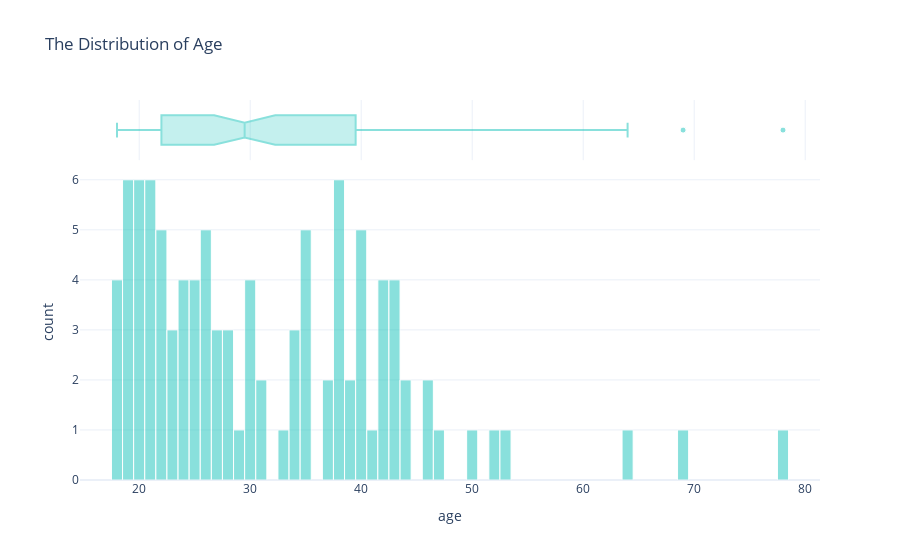

Notebook code for this chart:
### Code cell
age_distribution = df_customer[["customer_id", "age"]].groupby("customer_id").agg("mean")["age"]
age_distribution = age_distribution.to_frame()

fig = px.histogram(age_distribution, x = "age", nbins = 100, marginal = "box", 
                   template = "plotly_white",
                   title = "The Distribution of Age")

fig.update_traces(marker_color = '#15C3BA', marker_line_color = 'white', 
                  marker_line_width = 1, opacity = 0.5)

fig.show()

### Figure 1 — Plotly figure (JSON) as saved in the notebook; plotly's stock layout.template omitted (floating-point values rounded to 4 significant figures)
{"data": [{"alignmentgroup": "True", "bingroup": "x", "hovertemplate": "age=%{x}<br>count=%{y}<extra></extra>", "legendgroup": "", "marker": {"color": "#15C3BA", "line": {"color": "white", "width": 1}, "pattern": {"shape": ""}}, "name": "", "nbinsx": 100, "offsetgroup": "", "opacity": 0.5, "orientation": "v", "showlegend": false, "type": "histogram", "x": [53, 21, 28, 34, 34, 25, 44, 30, 20, 21, 52, 69, 24, 23, 38, 46, 38, 19, 40, 22, 20, 78, 26, 64, 25, 27, 39, 40, 18, 44, 35, 19, 40, 21, 31, 20, 38, 35, 25, 38, 22, 19, 41, 46, 39, 20, 26, 23, 40, 43, 29, 26, 35, 28, 20, 37, 35, 42, 50, 27, 33, 31, 43, 42, 19, 27, 37, 38, 21, 43, 22, 26, 20, 18, 24, 42, 22, 22, 18, 47, 42, 25, 28, 43, 34, 24, 19, 38, 30, 23, 24, 40, 21, 30, 18, 35, 21, 30, 26, 19], "xaxis": "x", "yaxis": "y"}, {"alignmentgroup": "True", "hovertemplate": "age=%{x}<extra></extra>", "legendgroup": "", "marker": {"color": "#15C3BA", "line": {"color": "white", "width": 1}}, "name": "", "notched": true, "offsetgroup": "", "opacity": 0.5, "showlegend": false, "type": "box", "x": [53, 21, 28, 34, 34, 25, 44, 30, 20, 21, 52, 69, 24, 23, 38, 46, 38, 19, 40, 22, 20, 78, 26, 64, 25, 27, 39, 40, 18, 44, 35, 19, 40, 21, 31, 20, 38, 35, 25, 38, 22, 19, 41, 46, 39, 20, 26, 23, 40, 43, 29, 26, 35, 28, 20, 37, 35, 42, 50, 27, 33, 31, 43, 42, 19, 27, 37, 38, 21, 43, 22, 26, 20, 18, 24, 42, 22, 22, 18, 47, 42, 25, 28, 43, 34, 24, 19, 38, 30, 23, 24, 40, 21, 30, 18, 35, 21, 30, 26, 19], "xaxis": "x2", "yaxis": "y2"}], "layout": {"autosize": true, "barmode": "relative", "legend": {"tracegroupgap": 0}, "title": {"text": "The Distribution of Age"}, "xaxis": {"anchor": "y", "autorange": true, "domain": [0, 1], "range": [14.67, 81.33], "title": {"text": "age"}, "type": "linear"}, "xaxis2": {"anchor": "y2", "autorange": true, "domain": [0, 1], "matches": "x", "range": [14.67, 81.33], "showgrid": true, "showticklabels": false, "type": "linear"}, "yaxis": {"anchor": "x", "autorange": true, "domain": [0, 0.8316], "range": [0, 6.316], "title": {"text": "count"}}, "yaxis2": {"anchor": "x2", "autorange": true, "domain": [0.8416, 1], "matches": "y2", "range": [-0.5, 0.5], "showgrid": false, "showline": false, "showticklabels": false, "ticks": "", "type": "category"}}}
